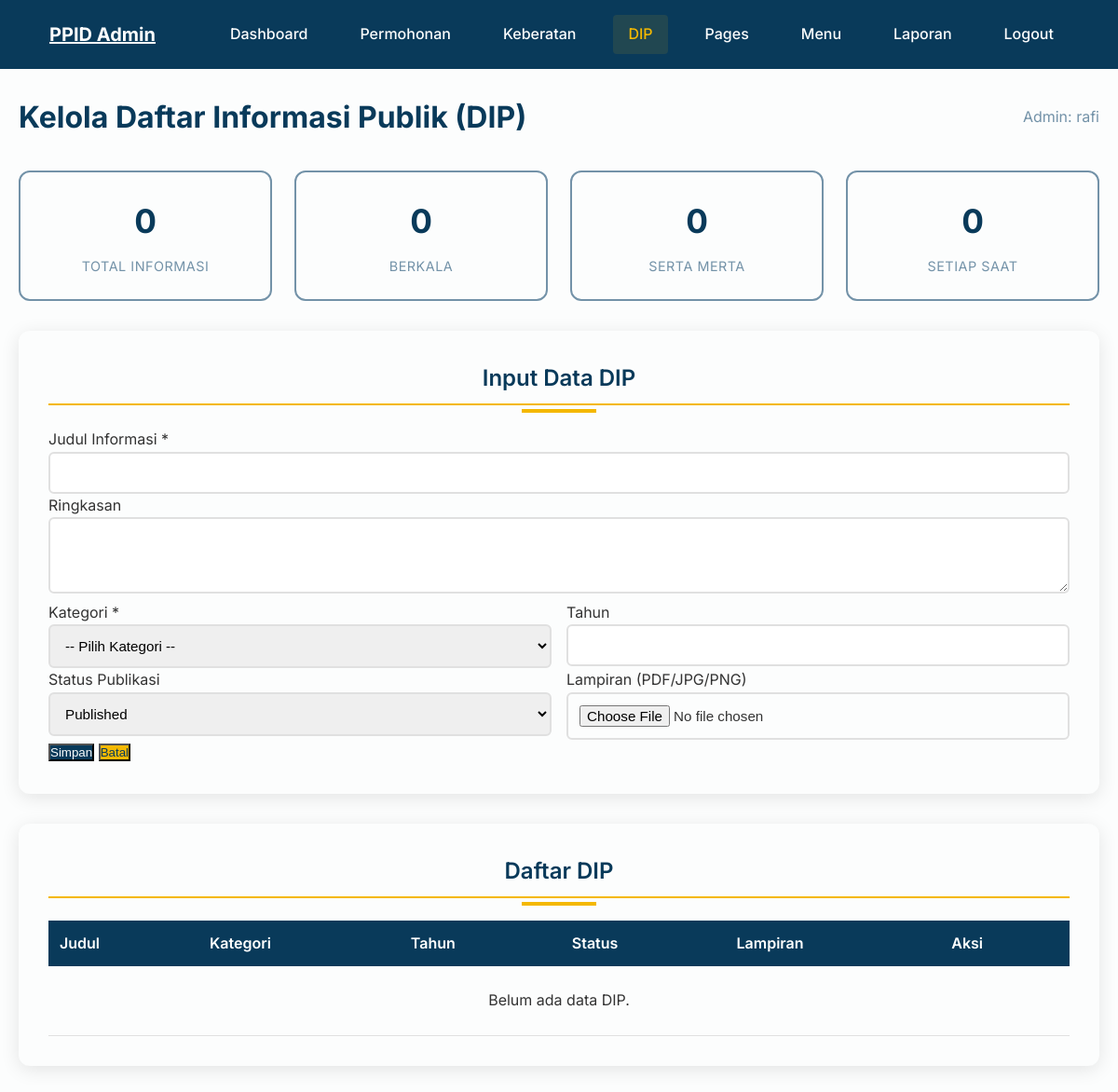
/admin/dip/index.php (signed in), run on an earlier commit of the app's database.
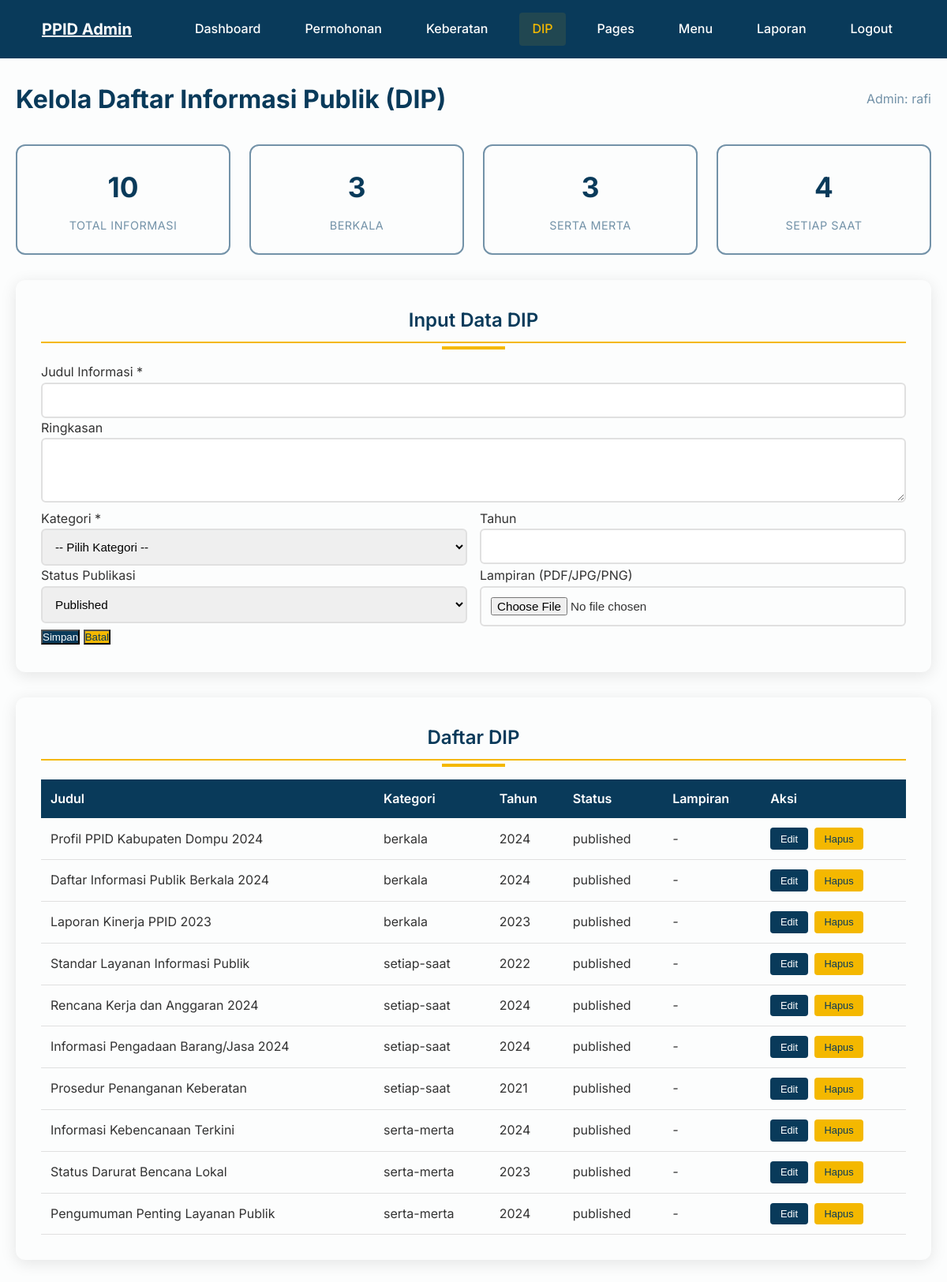
And on a later commit of the database.
### tables this page shows
CREATE TABLE `daftar_informasi_publik` (
  `id` int(11) NOT NULL,
  `judul` varchar(255) NOT NULL,
  `ringkasan` text DEFAULT NULL,
  `kategori` enum('berkala','serta-merta','setiap-saat') NOT NULL,
  `tahun` year(4) DEFAULT NULL,
  `file_id` int(11) DEFAULT NULL,
  `status_publikasi` enum('draft','published') DEFAULT 'published',
  `created_at` timestamp NOT NULL DEFAULT current_timestamp(),
  `created_by` int(11) DEFAULT NULL,
  `updated_at` timestamp NULL DEFAULT NULL ON UPDATE current_timestamp()
);

### admin/dip/index.php (the view, shortened to what this page needs)
<?php
require_once '../../includes/config.php';
$page = isset($_GET['page']) ? (int)$_GET['page'] : 1;
$limit = 10;
$offset = ($page - 1) * $limit;
$stats = [
    'total' => 0,
    'berkala' => 0,
    'serta-merta' => 0,
    'setiap-saat' => 0
];
$stmt = $conn->prepare("SELECT kategori, COUNT(*) as count FROM daftar_informasi_publik GROUP BY kategori");
$stmt->execute();
$res = $stmt->get_result();
while ($row = $res->fetch_assoc()) {
    $stats[$row['kategori']] = (int)$row['count'];
    $stats['total'] += (int)$row['count'];
}
$stmt = $conn->prepare("SELECT COUNT(*) as total FROM daftar_informasi_publik");
$stmt->execute();
$totalResult = $stmt->get_result();
$stmt = $conn->prepare("
    SELECT dip.*, f.nama_file, f.path
    FROM daftar_informasi_publik dip
    LEFT JOIN files f ON dip.file_id = f.id
    ORDER BY dip.created_at DESC
    LIMIT ? OFFSET ?
");
$stmt->bind_param("ii", $limit, $offset);
$stmt->execute();
$dipList = $stmt->get_result()->fetch_all(MYSQLI_ASSOC);
?>
<!DOCTYPE html>
<html lang="id">
<head>
    <link rel="stylesheet" href="../../css/style.css">
</head>
<body class="admin-body admin-dip">
   <header class="header" id="header">
        <div class="container">
            <div class="header-content">
                <div class="logo">
                    <h2><a href="../dashboard.php" style="color: #FCFDFD;">PPID Admin</a></h2>
                </div>
                <nav class="nav-menu">
                    <ul class="nav-list">
                        <li class="nav-item"><a href="../dashboard.php" class="nav-link">Dashboard</a></li>
                        <li class="nav-item"><a href="../permohonan/index.php" class="nav-link">Permohonan</a></li>
                        <li class="nav-item"><a href="../keberatan/index.php" class="nav-link">Keberatan</a></li>
                        <li class="nav-item"><a href="index.php" class="nav-link active">DIP</a></li>
                        <li class="nav-item"><a href="../pages/index.php" class="nav-link">Pages</a></li>
                        <li class="nav-item"><a href="../menus/index.php" class="nav-link">Menu</a></li>
                        <li class="nav-item"><a href="../laporan.php" class="nav-link">Laporan</a></li>
                        <li class="nav-item"><a href="../logout.php" class="nav-link">Logout</a></li>
                    </ul>
                </nav>
            </div>
        </div>
    </header>
    <main class="admin-page">
        <div class="page-header">
            <h1 class="page-title">Kelola Daftar Informasi Publik (DIP)</h1>
            <div class="admin-info">
                <span>Admin: <?php echo htmlspecialchars($_SESSION['admin_username']); ?></span>
            </div>
        </div>
        <div class="stats-grid">
            <div class="stat-card">
                <div class="stat-number"><?php echo $stats['total']; ?></div>
                <div class="stat-label">Total Informasi</div>
            </div>
            <div class="stat-card">
                <div class="stat-number"><?php echo $stats['berkala']; ?></div>
                <div class="stat-label">Berkala</div>
            </div>
            <div class="stat-card">
                <div class="stat-number"><?php echo $stats['serta-merta']; ?></div>
                <div class="stat-label">Serta Merta</div>
            </div>
            <div class="stat-card">
                <div class="stat-number"><?php echo $stats['setiap-saat']; ?></div>
                <div class="stat-label">Setiap Saat</div>
            </div>
        </div>
        <div class="section-card">
            <h2 class="section-title">Input Data DIP</h2>
            <form method="POST" action="save.php" enctype="multipart/form-data" id="dipForm">
                <div class="form-group">
                    <label for="judul">Judul Informasi *</label>
                    <input type="text" id="judul" name="judul" class="form-control" required>
                </div>
                <div class="form-group">
                    <label for="ringkasan">Ringkasan</label>
                    <textarea id="ringkasan" name="ringkasan" class="form-control" rows="3"></textarea>
                </div>
                <div class="form-row">
                    <div class="form-group">
                        <label for="kategori">Kategori *</label>
                        <select id="kategori" name="kategori" class="form-control" required>
                            <option value="">-- Pilih Kategori --</option>
                        </select>
                    </div>
                    <div class="form-group">
                        <label for="tahun">Tahun</label>
                        <input type="number" id="tahun" name="tahun" class="form-control" min="2000" max="2100">
                    </div>
                </div>
                <div class="form-row">
                    <div class="form-group">
                        <label for="status_publikasi">Status Publikasi</label>
                        <select id="status_publikasi" name="status_publikasi" class="form-control">
                            <option value="published">Published</option>
                        </select>
                    </div>
                    <div class="form-group">
                        <label for="lampiran">Lampiran (PDF/JPG/PNG)</label>
                        <input type="file" id="lampiran" name="lampiran" class="form-control" accept=".pdf,.jpg,.jpeg,.png">
                    </div>
                </div>
                <div class="form-actions">
                    <button type="submit" class="btn-primary">Simpan</button>
                    <button type="button" class="btn-secondary" id="dipResetBtn">Batal</button>
                </div>
            </form>
        </div>
        <div class="section-card">
            <h2 class="section-title">Daftar DIP</h2>
            <div class="table-container">
                <table class="stats-table">
                    <thead>
                        <tr>
                            <th>Judul</th>
                            <th>Kategori</th>
                            <th>Tahun</th>
                            <th>Status</th>
                            <th>Lampiran</th>
                            <th>Aksi</th>
                        </tr>
                    </thead>
                    <tbody>
                        <?php if (!empty($dipList)): ?>
                            <?php foreach ($dipList as $dip): ?>
                                <tr>
                                    <td><?php echo htmlspecialchars($dip['judul']); ?></td>
                                    <td><?php echo htmlspecialchars($dip['kategori']); ?></td>
                                    <td><?php echo htmlspecialchars($dip['tahun'] ?? '-'); ?></td>
                                    <td><?php echo htmlspecialchars($dip['status_publikasi']); ?></td>
                                    <td>
                                        <?php if (!empty($dip['path'])): ?>
                                            <a href="<?php echo htmlspecialchars(buildUrl($dip['path'])); ?>" target="_blank" rel="noopener noreferrer">Lihat</a>
                                        <?php else: ?>
                                            <em>-</em>
                                        <?php endif; ?>
                                    </td>
                                    <td>
                                        <div class="action-buttons">
                                            <button
                                                type="button"
                                                class="btn-small btn-detail js-edit-dip"
                                                data-id="<?php echo (int)$dip['id']; ?>"
                                                data-judul="<?php echo htmlspecialchars($dip['judul'], ENT_QUOTES, 'UTF-8'); ?>"
                                                data-ringkasan="<?php echo htmlspecialchars($dip['ringkasan'] ?? '', ENT_QUOTES, 'UTF-8'); ?>"
                                                data-kategori="<?php echo htmlspecialchars($dip['kategori'], ENT_QUOTES, 'UTF-8'); ?>"
                                                data-tahun="<?php echo htmlspecialchars($dip['tahun'] ?? '', ENT_QUOTES, 'UTF-8'); ?>"
                                                data-status="<?php echo htmlspecialchars($dip['status_publikasi'], ENT_QUOTES, 'UTF-8'); ?>"
                                                data-file-id="<?php echo htmlspecialchars($dip['file_id'] ?? '', ENT_QUOTES, 'UTF-8'); ?>"
                                                data-file-name="<?php echo htmlspecialchars($dip['nama_file'] ?? '', ENT_QUOTES, 'UTF-8'); ?>"
                                            >Edit</button>
                                            <form method="POST" action="save.php" onsubmit="return confirm('Hapus data ini?')">
                                                <button type="submit" class="btn-small btn-status">Hapus</button>
                                            </form>
                                        </div>
                                    </td>
                                </tr>
                            <?php endforeach; ?>
                        <?php else: ?>
                            <tr>
                                <td colspan="6" style="text-align:center; padding: 1.5rem;">Belum ada data DIP.</td>
                            </tr>
                        <?php endif; ?>
                    </tbody>
                </table>
            </div>
        </div>
    </main>
</body>
</html>

What changed in the data, as far as the page shows it:
added daftar_informasi_publik: judul "Profil PPID Kabupaten Dompu 2024", kategori "berkala", tahun "2024", status_publikasi "published"
added daftar_informasi_publik: judul "Daftar Informasi Publik Berkala 2024", kategori "berkala", tahun "2024", status_publikasi "published"
added daftar_informasi_publik: judul "Laporan Kinerja PPID 2023", kategori "berkala", tahun "2023", status_publikasi "published"
added daftar_informasi_publik: judul "Standar Layanan Informasi Publik", kategori "setiap-saat", tahun "2022", status_publikasi "published"
added daftar_informasi_publik: judul "Rencana Kerja dan Anggaran 2024", kategori "setiap-saat", tahun "2024", status_publikasi "published"
added daftar_informasi_publik: judul "Informasi Pengadaan Barang/Jasa 2024", kategori "setiap-saat", tahun "2024", status_publikasi "published"
added daftar_informasi_publik: judul "Prosedur Penanganan Keberatan", kategori "setiap-saat", tahun "2021", status_publikasi "published"
added daftar_informasi_publik: judul "Informasi Kebencanaan Terkini", kategori "serta-merta", tahun "2024", status_publikasi "published"
added daftar_informasi_publik: judul "Status Darurat Bencana Lokal", kategori "serta-merta", tahun "2023", status_publikasi "published"
added daftar_informasi_publik: judul "Pengumuman Penting Layanan Publik", kategori "serta-merta", tahun "2024", status_publikasi "published"
Also different on the page:
$stats['total']: "0" → "10"
$stats['berkala']: "0" → "3"
$stats['serta-merta']: "0" → "3"
$stats['setiap-saat']: "0" → "4"
text no longer shown: "Belum ada data DIP."
